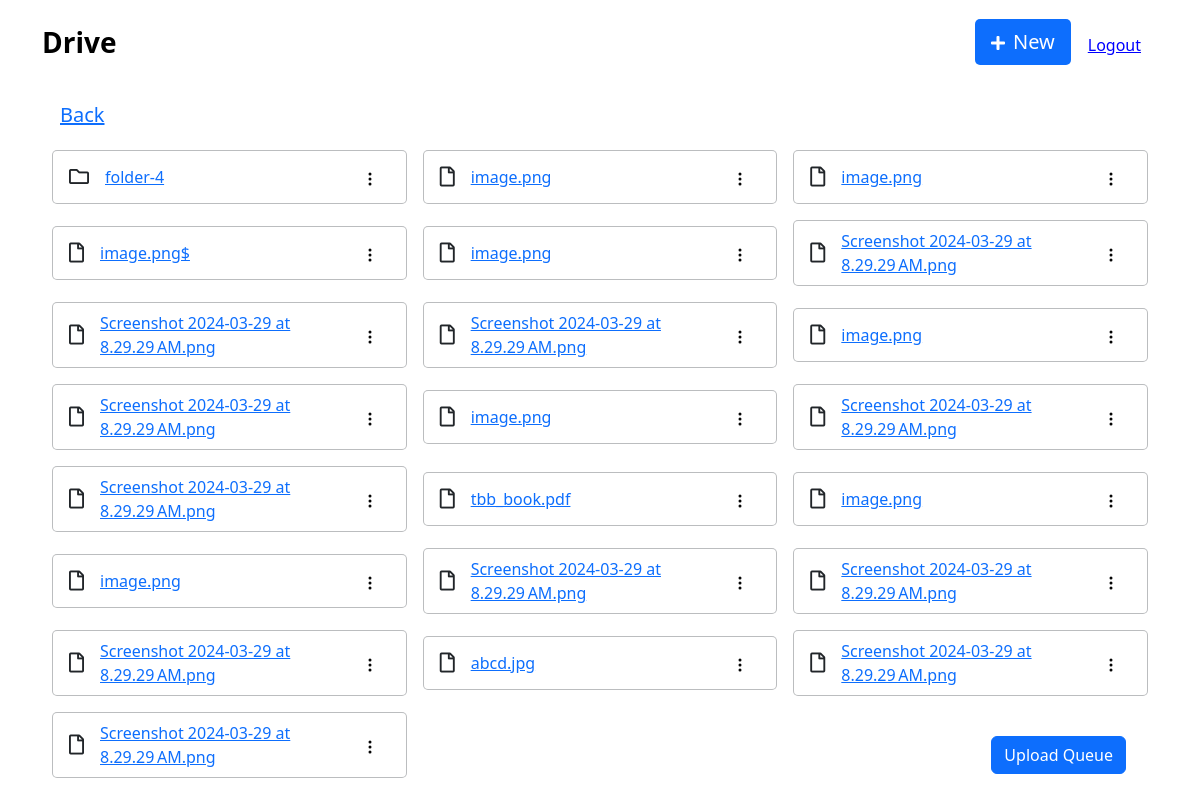
Page /drive/folders/ (signed in) on the committed database.
### drive/models.py (models this page shows)
class Folder(models.Model):
    name = models.CharField(max_length=100)
    created_at = models.DateTimeField(auto_now_add=True)
    parent_folder = models.ForeignKey('self', on_delete=models.CASCADE, null=True, blank=True)
    is_empty = models.BooleanField(default=True)
    user = models.ForeignKey(User, on_delete=models.CASCADE, null=True, blank=True)

class File(models.Model):
    name = models.CharField(max_length=100)
    created_at = models.DateTimeField(auto_now_add=True)
    object_key = models.CharField(max_length=300)
    folder = models.ForeignKey(Folder, on_delete=models.CASCADE, null=True, blank=True)
    user = models.ForeignKey(User, on_delete=models.CASCADE, null=True, blank=True)

### drive/views.py (the view, shortened to what this page needs)
# urls.py: path('folders/', FolderListView.as_view()),
class FolderListView(LoginRequiredMixin, View):
    template_name = "main.html"
    def get(self, request, *args, **kwargs):
        context = {}
        folder_id = self.kwargs.get('folder_id', None)
        if folder_id:
            folder = Folder.objects.get(id=folder_id, user=request.user)
            context['parent_folder_id'] = folder.parent_folder and folder.parent_folder.id
        context['folder_id'] = folder_id
        context['folders'] = Folder.objects.filter(parent_folder=folder_id, user=request.user)
        context['files'] =  File.objects.filter(folder=folder_id, user=request.user)
        request.session['current_folder_id'] = folder_id
        return render(request, 'main.html', context)

### drive/templates/main.html (shortened to what this page needs)
{% extends 'partials/base.html' %}
{% block content %}
<main style="font-size: 20px;">
    <nav class="navbar navbar-expand-md bg-body py-3">
        <div class="container"><a class="navbar-brand d-flex align-items-center" href="#"><span class="fs-3 fw-bold">Drive</span></a>
            <div class="collapse navbar-collapse" id="navcol-2">
                <ul class="navbar-nav ms-auto">
                    <li class="nav-item dropdown"><a class="nav-link" aria-expanded="false" data-bs-toggle="dropdown" href="#" style="background: rgb(13,110,253);color: rgb(255,255,255);border-radius: 5px;padding: 8px 16px;"><i class="fas fa-plus fs-6 me-2 align-self-end"></i>New</a>
                    </li>
                </ul>
            </div>
            <form method="post" action="{% url 'users:logout' %}">
                <button class="btn ps-3 pb-0 pe-3 ms-0" style="font-size: 16px; color:blue; text-decoration:underline;">Logout</button>
            </form>
        </div>
    </nav>
<div class="container-fliud"  style="padding: 0px 32px;">
    <div class="row gx-2 gy-2" id="file-items" style="padding: 8px 16px;">
        <div style="padding: 8px 16px;">
            {% if parent_folder_id %}
            <a href="/drive/folders/{{ parent_folder_id }}"> Back </a>
            {% else %}
            <a href="/drive/"> Back </a>
            {% endif %}
        </div>
        {% for item in folders %}
            {% include './partials/folder_item.html' with item=item rename_modal_id="#modal-4" delete_modal_id="#modal-5" %}
        {% endfor %}
        {% for item in files %}
            {% include './partials/file_item.html' with item=item rename_modal_id="#modal-2" delete_modal_id="#modal-3" %}
        {% endfor %}
    </div>
</div>
<div  class="position-fixed me-5" style="background: var(--bs-body-bg);right: 10px;bottom: 10px;padding: 8px 16px;text-align: left;">
    <a id="dropdown-btn" class="btn btn-primary mb-2" data-bs-toggle="collapse" aria-expanded="false" aria-controls="collapse-1" href="#" role="button" style="width: 100%;">Upload Queue</a>
</div>
</main>
{% endblock %}

### drive/templates/partials/file_item.html (shortened to what this page needs)
{% extends './item_card.html' %}
{% block data_attr %}
    data-file-id="{{ item.id}}" data-file-name="{{ item.name}}"
{% endblock%}
{% block card_content %}
    <i class="far fa-file" style="font-size: 20px;"></i>
    <a class="file-item-link pe-auto" href="#"> {{ item.name}} </a>
{% endblock %}

### drive/templates/partials/item_card.html (shortened to what this page needs)
<div class="align-self-center col-12 col-sm-6 col-md-4 col-lg-4 col-xl-4 col-xxl-3" style="padding: 4px 8px;"  {% block data_attr %} {% endblock%}>
    <div class="d-flex justify-content-between align-items-center" style="padding: 8px 16px;font-size: 16px;background: var(--bs-body-bg); border: 1px solid rgba(132,135,139,0.55);border-radius: 5px;">
        <div class="d-flex justify-content-between align-items-center gap-3" >
            {% block card_content %} {% endblock %}
        </div>
        <div>
            <div class="dropdown show">
                <button class="btn btn-primary" aria-expanded="true" data-bs-toggle="dropdown" type="button" style="background: var(--bs-btn-disabled-color);color: rgb(5,5,5);border-style: none;">
                    {% include './three_dot_icon.html' %}
                </button>
            </div>
        </div>
    </div>
</div>

### drive/templates/partials/three_dot_icon.html
<svg xmlns="http://www.w3.org/2000/svg" width="1em" height="1em" fill="currentColor" viewBox="0 0 16 16" class="bi bi-three-dots-vertical">
    <path d="M9.5 13a1.5 1.5 0 1 1-3 0 1.5 1.5 0 0 1 3 0m0-5a1.5 1.5 0 1 1-3 0 1.5 1.5 0 0 1 3 0m0-5a1.5 1.5 0 1 1-3 0 1.5 1.5 0 0 1 3 0"></path>
</svg>

### drive/templates/partials/folder_item.html (shortened to what this page needs)
{% extends './item_card.html'%}
{% block data_attr %}
    data-folder-id="{{ item.id}}" data-folder-name="{{ item.name}}" data-folder-is-emtpy={% if item.is_empty %}1{% else %}0{% endif %}
{% endblock%}
{% block card_content %}
    <i class="far fa-folder" style="font-size: 20px;"></i>
    <a data-cy="folder-click" class="pe-auto" href="/drive/folders/{{ item.id }}"> {{ item.name}} </a>
{% endblock %}

### rows in the picture
Folder: name "folder-4"
File: name "image.png"
File: name "image.png"
File: name "image.png$"
File: name "image.png"
File: name "Screenshot 2024-03-29 at 8.29.29 AM.png"
File: name "Screenshot 2024-03-29 at 8.29.29 AM.png"
File: name "Screenshot 2024-03-29 at 8.29.29 AM.png"
File: name "image.png"
File: name "Screenshot 2024-03-29 at 8.29.29 AM.png"
File: name "image.png"
File: name "Screenshot 2024-03-29 at 8.29.29 AM.png"
File: name "Screenshot 2024-03-29 at 8.29.29 AM.png"
File: name "tbb_book.pdf"
File: name "image.png"
File: name "image.png"
File: name "Screenshot 2024-03-29 at 8.29.29 AM.png"
File: name "Screenshot 2024-03-29 at 8.29.29 AM.png"
File: name "Screenshot 2024-03-29 at 8.29.29 AM.png"
File: name "abcd.jpg"
File: name "Screenshot 2024-03-29 at 8.29.29 AM.png"
File: name "Screenshot 2024-03-29 at 8.29.29 AM.png"
